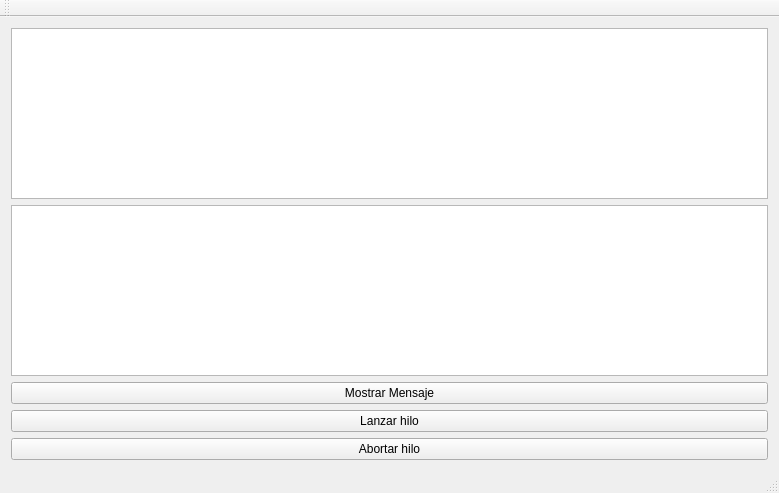
<?xml version="1.0" encoding="UTF-8"?>
<ui version="4.0">
 <class>PruebaQThreadsClass</class>
 <widget class="QMainWindow" name="PruebaQThreadsClass">
  <property name="geometry">
   <rect>
    <x>0</x>
    <y>0</y>
    <width>779</width>
    <height>493</height>
   </rect>
  </property>
  <property name="windowTitle">
   <string>PruebaQThreads</string>
  </property>
  <widget class="QWidget" name="centralWidget">
   <layout class="QVBoxLayout" name="verticalLayout">
    <item>
     <widget class="QPlainTextEdit" name="windowText"/>
    </item>
    <item>
     <widget class="QPlainTextEdit" name="threadText"/>
    </item>
    <item>
     <widget class="QPushButton" name="windowButton">
      <property name="text">
       <string>Mostrar Mensaje</string>
      </property>
     </widget>
    </item>
    <item>
     <widget class="QPushButton" name="threadButton">
      <property name="text">
       <string>Lanzar hilo</string>
      </property>
     </widget>
    </item>
    <item>
     <widget class="QPushButton" name="stopThreadButton">
      <property name="text">
       <string>Abortar hilo</string>
      </property>
     </widget>
    </item>
   </layout>
  </widget>
  <widget class="QMenuBar" name="menuBar">
   <property name="geometry">
    <rect>
     <x>0</x>
     <y>0</y>
     <width>779</width>
     <height>21</height>
    </rect>
   </property>
  </widget>
  <widget class="QToolBar" name="mainToolBar">
   <attribute name="toolBarArea">
    <enum>TopToolBarArea</enum>
   </attribute>
   <attribute name="toolBarBreak">
    <bool>false</bool>
   </attribute>
  </widget>
  <widget class="QStatusBar" name="statusBar"/>
 </widget>
 <layoutdefault spacing="6" margin="11"/>
 <resources>
  <include location="PruebaQThreads.qrc"/>
 </resources>
 <connections/>
</ui>
